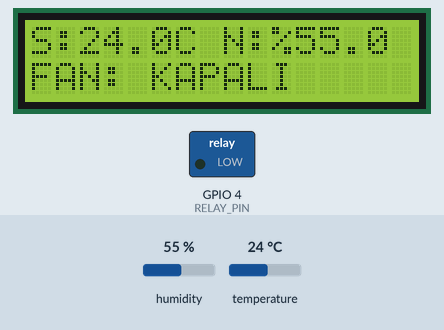
Simulated run of this program. Board: ESP32. On the bench: 16×2 character LCD, switched loads named in the program (green lamp = pin HIGH). The test bench sets the inputs (shaded band); at power-on: humidity 55 %, temperature 24 °C. WiFi joins after 1.5 s; servers stay silent unless stated; no MQTT or app messages arrive unless stated.

Above: at 3.8 s.
3.9 s: humidity set to 64 %
At 5.8 s:
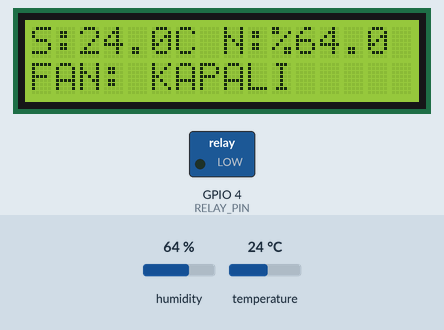
6.6 s: humidity set to 67 %
At 7.6 s:
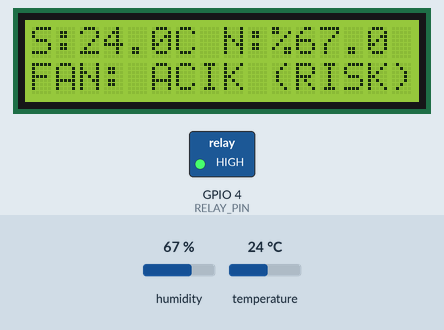
9.3 s: temperature set to 12 °C
At 11.2 s:
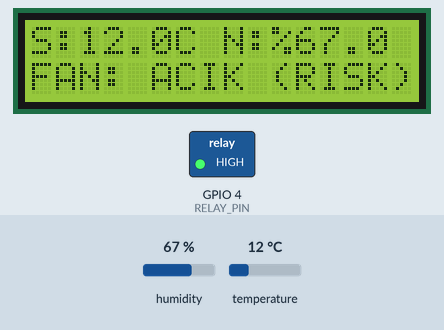
12.3 s: temperature set to 19 °C
At 14.2 s:
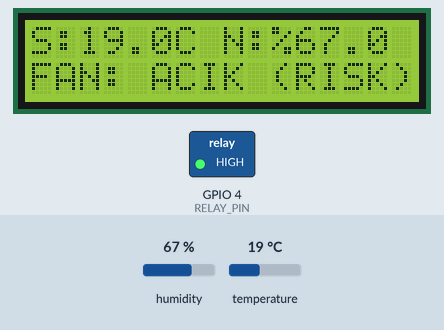
Timing chart, 0 to 15.7 s (numbered marks = the images above; inputs shaded):
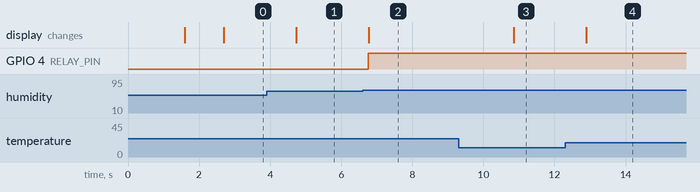

Measured:
- the behaviour switches between 65 and 66 % on humidity (found by bisection; images 1 and 2)
- after the input at 3.9 s, the display: changes after 0.83 s (image 1)
- after the input at 6.6 s, GPIO 4 (RELAY_PIN): LOW → HIGH after 0.16 s; the display: changes after 0.17 s (image 2)
- after the input at 9.3 s, the display: changes after 1.6 s (image 3)
- after the input at 12.3 s, the display: changes after 0.59 s (image 4)

The program:

main.cpp
```cpp
#include <Arduino.h>
#include "DHTesp.h"
#include <LiquidCrystal_I2C.h>
#include <WiFi.h>
#include <PubSubClient.h>

const int DHT_PIN = 15;
const int RELAY_PIN = 4;

DHTesp dht;
LiquidCrystal_I2C lcd(0x27, 16, 2);

// Wi-Fi ve MQTT Ayarları (Wokwi'nin sanal ağı)
const char* ssid = "Wokwi-GUEST";
const char* password = "";
const char* mqtt_server = "broker.hivemq.com"; // Ücretsiz, genel test sunucusu
const char* mqtt_topic = "samet_findik_depo_2026"; // Python ile bu adresi dinleyeceğiz

WiFiClient espClient;
PubSubClient client(espClient);

void setup_wifi() {
  lcd.clear();
  lcd.print("WiFi Baglaniyor...");
  WiFi.begin(ssid, password, 6); // Wokwi için kanal 6 optimizasyonu

  while (WiFi.status() != WL_CONNECTED) {
    delay(500);
  }
  lcd.clear();
  lcd.print("WiFi Baglandi!");
  delay(1000);
}

void reconnect() {
  while (!client.connected()) {
    if (client.connect("ESP32_Findik_Client")) {
      // Başarıyla bağlandı
    } else {
      delay(5000);
    }
  }
}

void setup() {
  lcd.init();
  lcd.backlight();

  dht.setup(DHT_PIN, DHTesp::DHT22);
  pinMode(RELAY_PIN, OUTPUT);
  digitalWrite(RELAY_PIN, LOW);

  setup_wifi();
  client.setServer(mqtt_server, 1883);
}

void loop() {
  if (!client.connected()) {
    reconnect();
  }
  client.loop();

  TempAndHumidity data = dht.getTempAndHumidity();

  if (isnan(data.temperature) || isnan(data.humidity)) {
    return;
  }

  // LCD Ekran Güncellemesi
  lcd.setCursor(0,0);
  lcd.print("S:");
  lcd.print(data.temperature, 1);
  lcd.print("C N:%");
  lcd.print(data.humidity, 1);

  int fanDurumu = 0;
  lcd.setCursor(0,1);
  if(data.humidity > 65.0) {
    digitalWrite(RELAY_PIN, HIGH);
    lcd.print("FAN: ACIK (RISK)");
    fanDurumu = 1; // 1: Açık
  } else {
    digitalWrite(RELAY_PIN, LOW);
    lcd.print("FAN: KAPALI     ");
    fanDurumu = 0; // 0: Kapalı
  }

  // Python'a Gönderilecek Veri Paketi (Format: Sicaklik,Nem,FanDurumu)
  char payload[50];
  snprintf(payload, sizeof(payload), "%.1f,%.1f,%d", data.temperature, data.humidity, fanDurumu);

  // Veriyi MQTT Sunucusuna fırlat
  client.publish(mqtt_topic, payload);

  delay(2000);
}
```
